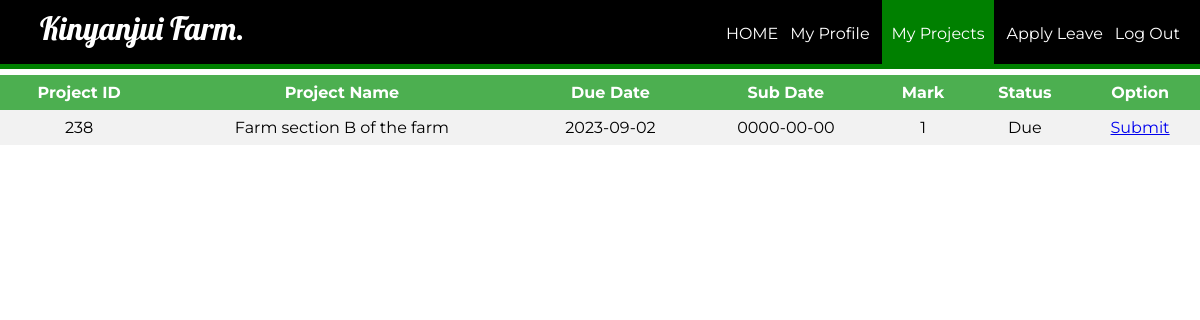
The app's page /empproject.php?id=134 with its own data.
### tables this page shows
CREATE TABLE `project` (
  `pid` int(11) NOT NULL,
  `eid` int(11) DEFAULT NULL,
  `pname` varchar(100) DEFAULT NULL,
  `duedate` date DEFAULT NULL,
  `subdate` date DEFAULT '0000-00-00',
  `mark` int(11) NOT NULL,
  `status` varchar(50) DEFAULT NULL
);

### empproject.php (the view, shortened to what this page needs)
<?php
	$id = (isset($_GET['id']) ? $_GET['id'] : '');
	require_once ('process/dbh.php');
	$sql = "SELECT * FROM `project` where eid = '$id'";
	$result = mysqli_query($conn, $sql);
?>
<html>
<head>
	<link rel="stylesheet" type="text/css" href="styleview.css">
</head>
<body>
	<header>
		<nav>
			<h1>Kinyanjui Farm.</h1>
			<ul id="navli">
				<li><a class="homeblack" href="eloginwel.php?id=<?php echo $id?>"">HOME</a></li>
				<li><a class="homeblack" href="myprofile.php?id=<?php echo $id?>"">My Profile</a></li>
				<li><a class="homered" href="empproject.php?id=<?php echo $id?>"">My Projects</a></li>
				<li><a class="homeblack" href="applyleave.php?id=<?php echo $id?>"">Apply Leave</a></li>
				<li><a class="homeblack" href="elogin.html">Log Out</a></li>
			</ul>
		</nav>
	</header>
	<div class="divider"></div>
	<div id="divimg">
		<table>
			<tr>
				<th align = "center">Project ID</th>
				<th align = "center">Project Name</th>
				<th align = "center">Due Date</th>
				<th align = "center">Sub Date</th>
				<th align = "center">Mark</th>
				<th align = "center">Status</th>
				<th align = "center">Option</th>
			</tr>
			<?php
				while ($employee = mysqli_fetch_assoc($result)) {
					echo "<tr>";
					echo "<td>".$employee['pid']."</td>";
					echo "<td>".$employee['pname']."</td>";
					echo "<td>".$employee['duedate']."</td>";
					echo "<td>".$employee['subdate']."</td>";
					echo "<td>".$employee['mark']."</td>";
					echo "<td>".$employee['status']."</td>";
					 echo "<td><a href=\"psubmit.php?pid=$employee[pid]&id=$employee[eid]\">Submit</a>";
				}
			?>
		</table>
		</body>
</html>

### styleview.css (style rules this page uses)
body { margin: 0px; }
header { background: black; color: white; padding: 8px 20px 6px 40px; height: 50px; }
header h1 { display: inline; font-family: "Lobster", cursive; font-weight: 400; font-size: 32px; float: left; margin-top: 0px; margin-right: 10px; }
nav ul { display: inline; padding: 0px; float: right; }
nav ul li { display: inline-block; list-style-type: none; color: white; float: left; margin-left: 12px; }
nav ul li a { color: white; text-decoration: none; }
#navli { font-family: "Montserrat", sans-serif; }
.homered { background-color: green; padding: 30px 10px 22px 10px; }
.divider { background-color: green; height: 5px; }
table { margin: 0px; border-collapse: collapse; width: 100%; font-family: "Montserrat", sans-serif; }
th, td { text-align: center; padding: 8px; }
tr:nth-child(even) { background-color: #f2f2f2; }
th { background-color: #4caf50; color: white; }

### records on screen
project: pid "238", pname "Farm section B of the farm", duedate "2023-09-02", subdate "0000-00-00", mark "1", status "Due"
